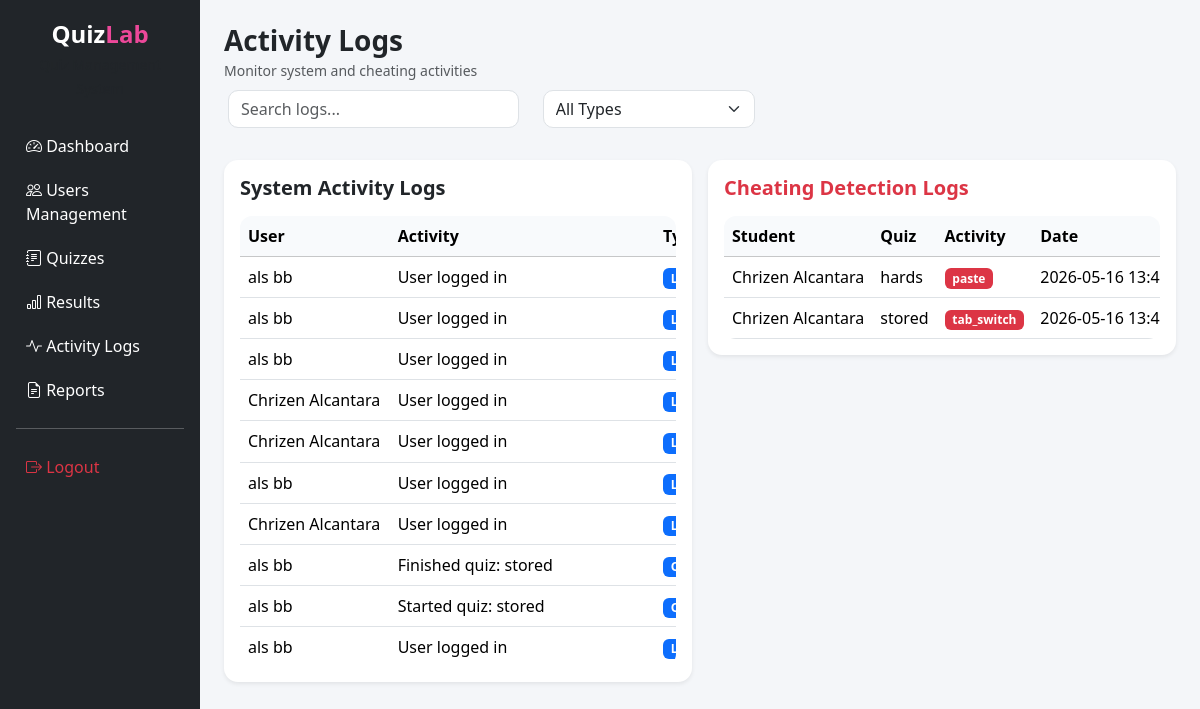
/frontend/admin/logs.php (signed in), run on the app's committed database.
### tables this page shows
CREATE TABLE `activity_logs` (
  `log_id` int(11) NOT NULL,
  `user_id` int(11) NOT NULL,
  `activity` text NOT NULL,
  `created_at` timestamp NOT NULL DEFAULT current_timestamp(),
  `log_type` enum('login','quiz','security','admin') DEFAULT 'quiz'
);

CREATE TABLE `users` (
  `user_id` int(11) NOT NULL,
  `firstname` varchar(50) NOT NULL,
  `middlename` varchar(50) DEFAULT NULL,
  `lastname` varchar(50) NOT NULL,
  `email` varchar(100) NOT NULL,
  `password` varchar(255) NOT NULL,
  `role` enum('admin','teacher','student') NOT NULL,
  `profile_picture` varchar(255) DEFAULT NULL,
  `status` enum('active','inactive') DEFAULT 'active',
  `created_at` timestamp NOT NULL DEFAULT current_timestamp()
);

CREATE TABLE `cheating_logs` (
  `cheat_id` int(11) NOT NULL,
  `student_id` int(11) NOT NULL,
  `quiz_id` int(11) NOT NULL,
  `activity` varchar(255) DEFAULT NULL,
  `created_at` timestamp NOT NULL DEFAULT current_timestamp()
);

CREATE TABLE `quizzes` (
  `quiz_id` int(11) NOT NULL,
  `teacher_id` int(11) NOT NULL,
  `title` varchar(255) NOT NULL,
  `description` text DEFAULT NULL,
  `status` enum('draft','published') DEFAULT 'draft',
  `created_at` timestamp NOT NULL DEFAULT current_timestamp(),
  `quiz_type` enum('multiple_choice','identification','true_false','enumeration') NOT NULL DEFAULT 'multiple_choice',
  `difficulty` enum('easy','medium','hard') NOT NULL DEFAULT 'medium'
);

### frontend/admin/logs.php (the view, shortened to what this page needs)
<?php
require_once "../../backend/database.php";
$activityStmt = $pdo->query("
    SELECT
        al.log_id,
        al.activity,
        al.log_type,
        al.created_at,
        u.firstname,
        u.lastname
    FROM activity_logs al
    JOIN users u
        ON al.user_id = u.user_id
    ORDER BY al.log_id DESC
    LIMIT 30
");
$activityLogs = $activityStmt->fetchAll(PDO::FETCH_ASSOC);
$cheatStmt = $pdo->query("
    SELECT
        cl.cheat_id,
        cl.activity,
        cl.created_at,
        q.title,
        u.firstname,
        u.lastname
    FROM cheating_logs cl
    JOIN users u
        ON cl.student_id = u.user_id
    JOIN quizzes q
        ON cl.quiz_id = q.quiz_id
    ORDER BY cl.cheat_id DESC
    LIMIT 30
");
$cheatLogs = $cheatStmt->fetchAll(PDO::FETCH_ASSOC);
?>
<!DOCTYPE html>
<html lang="en">
<head>
    <link href="https://cdn.jsdelivr.net/npm/bootstrap@5.3.2/dist/css/bootstrap.min.css" rel="stylesheet">
    <link rel="stylesheet" href="https://cdn.jsdelivr.net/npm/bootstrap-icons@1.11.1/font/bootstrap-icons.css">
    <link rel="stylesheet" href="style.css">
</head>
<body style="background:#f4f6f9;">
    <div class="container-fluid">
        <div class="row">
            <div class="col-md-2 p-0">
                <?php include "nav.php"; ?>
            </div>
            <div class="col-md-10 p-4">
                <div class="d-flex justify-content-between align-items-center mb-4">
                    <div>
                        <h3 class="fw-bold mb-0">
                            Activity Logs
                        </h3>
                        <small class="text-muted">
                            Monitor system and cheating activities
                        </small>
                    </div>
                </div>
                <div class="row g-3">
                    <div class="row mb-3">
                        <div class="col-md-4">
                            <input type="text" id="searchInput" class="form-control" placeholder="Search logs...">
                        </div>
                        <div class="col-md-3">
                            <select id="typeFilter" class="form-select">
                                <option value="">All Types</option>
                            </select>
                        </div>
                    </div>
                    <div class="col-md-6">
                        <div class="card border-0 shadow-sm">
                            <div class="card-body">
                                <h5 class="fw-bold mb-3">
                                    System Activity Logs
                                </h5>
                                <div class="dashboard-scroll table-responsive">
                                    <table class="table table-hover align-middle">
                                        <thead class="table-light sticky-top">
                                            <tr>
                                                <th>User</th>
                                                <th>Activity</th>
                                                <th>Type</th>
                                            </tr>
                                        </thead>
                                        <tbody>
                                            <?php foreach ($activityLogs as $log): ?>
                                                <tr>
                                                    <td>
                                                        <?= htmlspecialchars($log['firstname']) ?>
                                                        <?= htmlspecialchars($log['lastname']) ?>
                                                    </td>
                                                    <td>
                                                        <?= htmlspecialchars($log['activity']) ?>
                                                    </td>
                                                    <td>
                                                        <span class="badge bg-primary">
                                                        </span>
                                                    </td>
                                                </tr>
                                            <?php endforeach; ?>
                                        </tbody>
                                    </table>
                                </div>
                            </div>
                        </div>
                    </div>
                    <div class="col-md-6">
                        <div class="card border-0 shadow-sm">
                            <div class="card-body">
                                <h5 class="fw-bold mb-3 text-danger">
                                    Cheating Detection Logs
                                </h5>
                                <div class="dashboard-scroll">
                                    <table class="table table-hover align-middle">
                                        <thead class="table-light sticky-top">
                                            <tr>
                                                <th>Student</th>
                                                <th>Quiz</th>
                                                <th>Activity</th>
                                                <th>Date</th>
                                            </tr>
                                        </thead>
                                        <tbody>
                                            <?php foreach ($cheatLogs as $log): ?>
                                                <tr>
                                                    <td>
                                                        <?= htmlspecialchars($log['firstname']) ?>
                                                        <?= htmlspecialchars($log['lastname']) ?>
                                                    </td>
                                                    <td>
                                                        <?= htmlspecialchars($log['title']) ?>
                                                    </td>
                                                    <td>
                                                        <span class="badge bg-danger">
                                                            <?= htmlspecialchars($log['activity']) ?>
                                                        </span>
                                                    </td>
                                                    <td>
                                                        <?= $log['created_at'] ?>
                                                    </td>
                                                </tr>
                                            <?php endforeach; ?>
                                        </tbody>
                                    </table>
                                </div>
                            </div>
                        </div>
                    </div>
                </div>
            </div>
        </div>
    </div>
</body>
</html>

### frontend/admin/style.css (style rules this page uses)
body { background:#f5f6fa; }
.table td, .table th { vertical-align:middle; }
.table td { white-space:nowrap; }
.card { border-radius:14px !important; overflow:hidden; }
.form-control, .form-select { border-radius:10px; }

### frontend/admin/logs.php (style rules this page uses)
.dashboard-scroll { max-height: 450px; overflow-y: auto; overflow-x: auto; border-radius: 12px; }
table { margin-bottom: 0 !important; }
thead.sticky-top th { position: sticky; top: 0; z-index: 10; background: #f8fafc !important; }

### data on the page
activity_logs: user.firstname "als", user.lastname "bb", activity "User logged in"
activity_logs: user.firstname "als", user.lastname "bb", activity "User logged in"
activity_logs: user.firstname "als", user.lastname "bb", activity "User logged in"
activity_logs: user.firstname "Chrizen", user.lastname "Alcantara", activity "User logged in"
activity_logs: user.firstname "Chrizen", user.lastname "Alcantara", activity "User logged in"
activity_logs: user.firstname "als", user.lastname "bb", activity "User logged in"
activity_logs: user.firstname "Chrizen", user.lastname "Alcantara", activity "User logged in"
activity_logs: user.firstname "als", user.lastname "bb", activity "Finished quiz: stored"
activity_logs: user.firstname "als", user.lastname "bb", activity "Started quiz: stored"
activity_logs: user.firstname "als", user.lastname "bb", activity "User logged in"
cheating_logs: student.firstname "Chrizen", student.lastname "Alcantara", quiz.title "hards", activity "paste", created_at "2026-05-16…"
cheating_logs: student.firstname "Chrizen", student.lastname "Alcantara", quiz.title "stored", activity "tab_switch", created_at "2026-05-16…"
